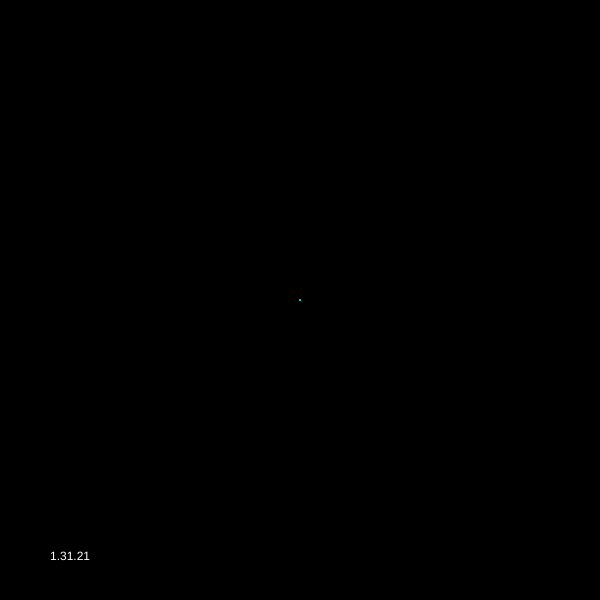
Frame 1 (no input)
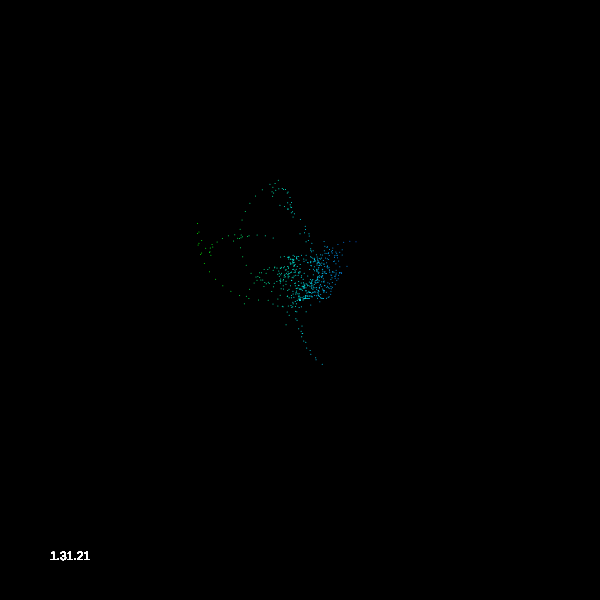
Frame 60 (no input)
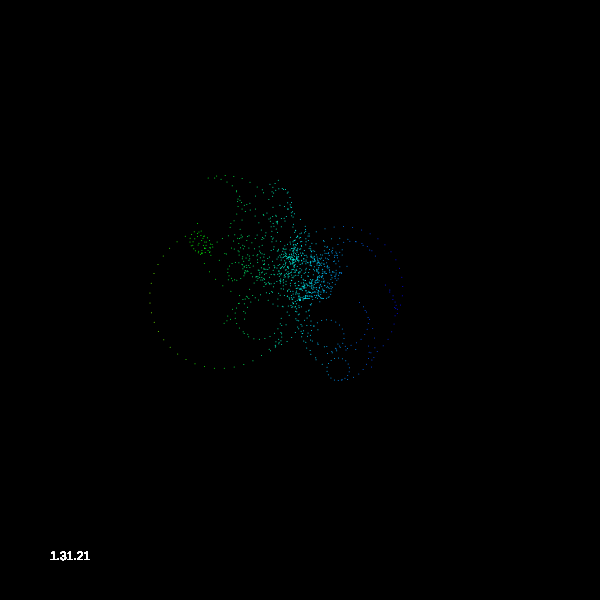
Frame 120 (the mouse pressed at the canvas centre since frame 60)

The p5.js sketch that drew these frames (run headless with seeded random() and noise() and a simulated clock; from frame 60 on, the mouse is pressed at the canvas centre):

// p5.js sketch
// ── sketch.js

var circles = []
var total = 10
var img;


function setup () {
  w = 600;
    var canvas;
    if(windowWidth>=600 && windowHeight >=600){
      canvas = createCanvas(600, 600);
    }
    else{
      canvas = createCanvas(windowWidth, windowHeight - 100);
    }

    var x = (windowWidth - width) / 2;
    var y = (windowHeight - height) / 2;

    canvas.position(x, y);
    background(0);

  
  for(var i = 0; i < total; i++){
    circles[i] = {};
    circles[i].prevPos = {x: width/2, y: height/2}
    circles[i].pos = {x: width/2, y: height/2}
    circles[i].dir = random() > 1.5 ? 1 : -1
    circles[i].radius = random(3, 10)
    circles[i].angle = 0
  }
  colorMode(HSB);
}

function draw() {
  for(var i = 0; i < total; i++){
    var circle = circles[i]
    circle.angle += 1.4/circle.radius*circle.dir

    circle.pos.x += cos(circle.angle) * circle.radius
    circle.pos.y += sin(circle.angle) * circle.radius
    if(random(100) > 80 || circle.pos.x < 0 || circle.pos.x > width || circle.pos.y < 0 || circle.pos.y > height){
      circle.dir *= -1
      circle.radius = random(3, 10)
      circle.angle += PI
    }
    noStroke();

    fill(map(circle.pos.x, 0, width, 0, 360), 255, 255, 10);

    ellipse(circle.prevPos.x, circle.prevPos.y, 1, 1);

    circle.prevPos.x = circle.pos.x
    circle.prevPos.y = circle.pos.y
  }
  fill(255);
  noStroke();
  text("1.31.21", 50, height - 40);
}
